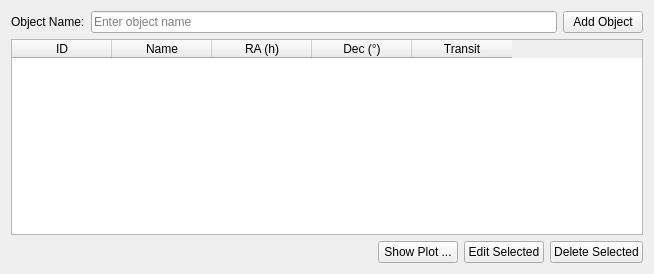
<?xml version="1.0" encoding="UTF-8"?>
<ui version="4.0">
 <class>ObjectsTab</class>
 <widget class="QWidget" name="ObjectTab">
  <property name="geometry">
   <rect>
    <x>0</x>
    <y>0</y>
    <width>654</width>
    <height>274</height>
   </rect>
  </property>
  <layout class="QHBoxLayout" name="horizontalLayout_3">
   <item>
    <layout class="QVBoxLayout" name="verticalLayout_2">
     <item>
      <layout class="QHBoxLayout" name="horizontalLayout">
       <item>
        <widget class="QLabel" name="nameLabel">
         <property name="text">
          <string>Object Name:</string>
         </property>
        </widget>
       </item>
       <item>
        <widget class="QLineEdit" name="nameLineEdit">
         <property name="placeholderText">
          <string>Enter object name</string>
         </property>
        </widget>
       </item>
       <item>
        <widget class="QPushButton" name="addButton">
         <property name="text">
          <string>Add Object</string>
         </property>
        </widget>
       </item>
      </layout>
     </item>
     <item>
      <widget class="QTableWidget" name="objectsTable">
       <property name="editTriggers">
        <set>QAbstractItemView::EditTrigger::NoEditTriggers</set>
       </property>
       <property name="alternatingRowColors">
        <bool>true</bool>
       </property>
       <property name="selectionMode">
        <enum>QAbstractItemView::SelectionMode::SingleSelection</enum>
       </property>
       <property name="selectionBehavior">
        <enum>QAbstractItemView::SelectionBehavior::SelectRows</enum>
       </property>
       <property name="sortingEnabled">
        <bool>true</bool>
       </property>
       <attribute name="verticalHeaderVisible">
        <bool>false</bool>
       </attribute>
       <column>
        <property name="text">
         <string>ID</string>
        </property>
       </column>
       <column>
        <property name="text">
         <string>Name</string>
        </property>
       </column>
       <column>
        <property name="text">
         <string>RA (h)</string>
        </property>
       </column>
       <column>
        <property name="text">
         <string>Dec (°)</string>
        </property>
       </column>
       <column>
        <property name="text">
         <string>Transit</string>
        </property>
       </column>
      </widget>
     </item>
     <item>
      <layout class="QHBoxLayout" name="horizontalLayout_2">
       <item>
        <spacer name="horizontalSpacer">
         <property name="orientation">
          <enum>Qt::Orientation::Horizontal</enum>
         </property>
         <property name="sizeHint" stdset="0">
          <size>
           <width>40</width>
           <height>20</height>
          </size>
         </property>
        </spacer>
       </item>
       <item>
        <widget class="QPushButton" name="plotButton">
         <property name="toolTip">
          <string>&lt;html&gt;&lt;head/&gt;&lt;body&gt;&lt;p&gt;Shows current view of sky (remember to set correct location in settings! ) with all of the visible objects from the list.&lt;/p&gt;&lt;/body&gt;&lt;/html&gt;</string>
         </property>
         <property name="text">
          <string>Show Plot ...</string>
         </property>
        </widget>
       </item>
       <item>
        <widget class="QPushButton" name="editButton">
         <property name="text">
          <string>Edit Selected</string>
         </property>
        </widget>
       </item>
       <item>
        <widget class="QPushButton" name="deleteButton">
         <property name="text">
          <string>Delete Selected</string>
         </property>
        </widget>
       </item>
      </layout>
     </item>
    </layout>
   </item>
  </layout>
 </widget>
 <resources/>
 <connections/>
</ui>
